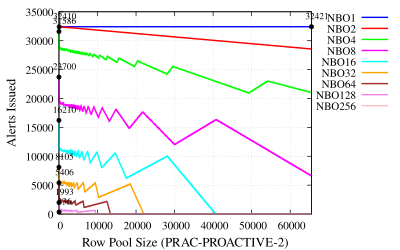

This chart was generated by the following gnuplot code:
# Set terminal to PDF with enhanced font, size, and format
set terminal pdfcairo enhanced font 'Times,12' size 4in, 2.5in
set output 'plot-alert-prac2-pro.pdf'

# Set labels for axes
set xlabel 'Row Pool Size (PRAC-PROACTIVE-2)' font 'Times,14'
set ylabel 'Alerts Issued' font 'Times,14'

# Set x-axis limit
set xrange [0:65536]

# Enable grid lines
set grid

# Set key outside the plot
set key outside top

# Define custom labels for each file
labels = "NBO1 NBO2 NBO4 NBO8 NBO16 NBO32 NBO64 NBO128 NBO256"

# Function to find the highest point in a data file
highest_point(file) = sprintf('< awk ''{if ($1 != "GroupSize" && ($5 > max || ($5 == max && $1 > x))) {max=$5; x=$1}} END {print x, max}'' %s', file)

# List of files to plot
files = "../NBO1/NBO1-prac2-pro.txt ../NBO2/NBO2-prac2-pro.txt ../NBO4/NBO4-prac2-pro.txt ../NBO8/NBO8-prac2-pro.txt ../NBO16/NBO16-prac2-pro.txt ../NBO32/NBO32-prac2-pro.txt ../NBO64/NBO64-prac2-pro.txt ../NBO128/NBO128-prac2-pro.txt ../NBO256/NBO256-prac2-pro.txt"

# Colors for the plots
colors = "blue red green magenta cyan orange brown violet pink yellow"

# Plot commands with custom labels, colors, line styles, and markers
plot for [i=1:words(files)] word(files, i) using 1:5 with lines lw 2 lc rgb word(colors, i) title word(labels, i), \
     for [i=1:words(files)] highest_point(word(files, i)) using 1:2 with points pointtype 7 pointsize 0.5 lc rgb "black" notitle, \
     for [i=1:words(files)] highest_point(word(files, i)) using 1:2:(sprintf("%.0f", $2)) with labels offset char 1, char 1 font 'Times,10' notitle
